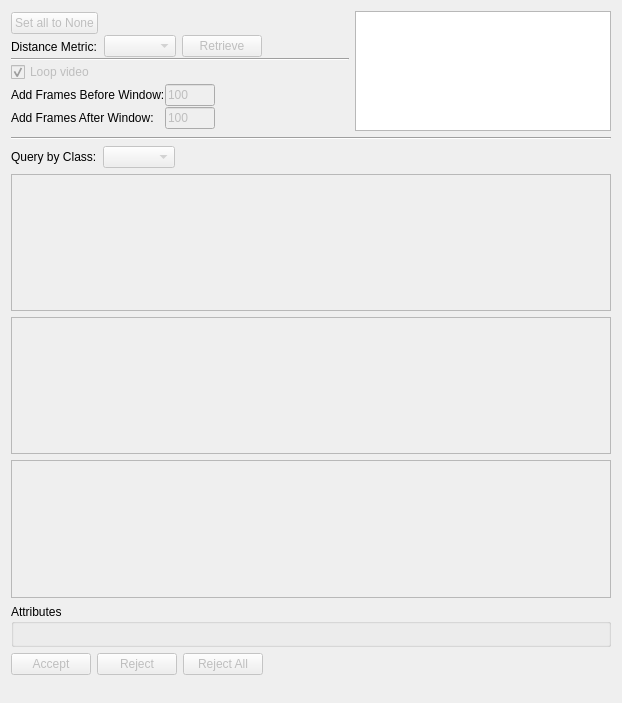
<?xml version="1.0" encoding="UTF-8"?>
<ui version="4.0">
 <class>RetrievalMode</class>
 <widget class="QWidget" name="RetrievalMode">
  <property name="geometry">
   <rect>
    <x>0</x>
    <y>0</y>
    <width>618</width>
    <height>703</height>
   </rect>
  </property>
  <property name="windowTitle">
   <string>Label Correction Mode</string>
  </property>
  <layout class="QVBoxLayout" name="verticalLayout">
   <item>
    <layout class="QGridLayout" name="gridLayout_5">
     <property name="verticalSpacing">
      <number>0</number>
     </property>
     <item row="11" column="0">
      <widget class="QCheckBox" name="loopCheckBox">
       <property name="enabled">
        <bool>false</bool>
       </property>
       <property name="text">
        <string>Loop video</string>
       </property>
       <property name="checked">
        <bool>true</bool>
       </property>
      </widget>
     </item>
     <item row="12" column="0" colspan="4">
      <layout class="QHBoxLayout" name="horizontalLayout_2">
       <item>
        <layout class="QGridLayout" name="gridLayout">
         <item row="1" column="1">
          <widget class="QLineEdit" name="afterLineEdit">
           <property name="enabled">
            <bool>false</bool>
           </property>
           <property name="sizePolicy">
            <sizepolicy hsizetype="Minimum" vsizetype="Fixed">
             <horstretch>0</horstretch>
             <verstretch>0</verstretch>
            </sizepolicy>
           </property>
           <property name="minimumSize">
            <size>
             <width>50</width>
             <height>0</height>
            </size>
           </property>
           <property name="maximumSize">
            <size>
             <width>50</width>
             <height>16777215</height>
            </size>
           </property>
           <property name="text">
            <string>100</string>
           </property>
          </widget>
         </item>
         <item row="1" column="0">
          <widget class="QLabel" name="label_3">
           <property name="text">
            <string>Add Frames After Window:   </string>
           </property>
          </widget>
         </item>
         <item row="0" column="0">
          <widget class="QLabel" name="label_2">
           <property name="text">
            <string>Add Frames Before Window:</string>
           </property>
          </widget>
         </item>
         <item row="0" column="1">
          <widget class="QLineEdit" name="beforeLineEdit">
           <property name="enabled">
            <bool>false</bool>
           </property>
           <property name="sizePolicy">
            <sizepolicy hsizetype="Minimum" vsizetype="Fixed">
             <horstretch>0</horstretch>
             <verstretch>0</verstretch>
            </sizepolicy>
           </property>
           <property name="minimumSize">
            <size>
             <width>50</width>
             <height>0</height>
            </size>
           </property>
           <property name="maximumSize">
            <size>
             <width>50</width>
             <height>16777215</height>
            </size>
           </property>
           <property name="text">
            <string>100</string>
           </property>
          </widget>
         </item>
        </layout>
       </item>
       <item>
        <spacer name="horizontalSpacer_3">
         <property name="orientation">
          <enum>Qt::Horizontal</enum>
         </property>
         <property name="sizeHint" stdset="0">
          <size>
           <width>40</width>
           <height>20</height>
          </size>
         </property>
        </spacer>
       </item>
      </layout>
     </item>
     <item row="10" column="0" colspan="4">
      <widget class="Line" name="line">
       <property name="orientation">
        <enum>Qt::Horizontal</enum>
       </property>
      </widget>
     </item>
     <item row="9" column="0">
      <widget class="QLabel" name="label_4">
       <property name="text">
        <string>Distance Metric:</string>
       </property>
      </widget>
     </item>
     <item row="9" column="1">
      <widget class="QComboBox" name="distanceComboBox">
       <property name="enabled">
        <bool>false</bool>
       </property>
      </widget>
     </item>
     <item row="9" column="2">
      <widget class="QPushButton" name="retrievePushButton">
       <property name="enabled">
        <bool>false</bool>
       </property>
       <property name="text">
        <string>Retrieve</string>
       </property>
      </widget>
     </item>
     <item row="8" column="3">
      <spacer name="horizontalSpacer">
       <property name="orientation">
        <enum>Qt::Horizontal</enum>
       </property>
       <property name="sizeHint" stdset="0">
        <size>
         <width>40</width>
         <height>20</height>
        </size>
       </property>
      </spacer>
     </item>
     <item row="8" column="0">
      <widget class="QPushButton" name="nonePushButton">
       <property name="enabled">
        <bool>false</bool>
       </property>
       <property name="text">
        <string>Set all to None</string>
       </property>
      </widget>
     </item>
     <item row="8" column="5" rowspan="5" colspan="2">
      <widget class="QTextEdit" name="statusWindow">
       <property name="enabled">
        <bool>true</bool>
       </property>
       <property name="sizePolicy">
        <sizepolicy hsizetype="Expanding" vsizetype="MinimumExpanding">
         <horstretch>0</horstretch>
         <verstretch>0</verstretch>
        </sizepolicy>
       </property>
       <property name="maximumSize">
        <size>
         <width>16777215</width>
         <height>120</height>
        </size>
       </property>
       <property name="undoRedoEnabled">
        <bool>false</bool>
       </property>
       <property name="readOnly">
        <bool>true</bool>
       </property>
       <property name="acceptRichText">
        <bool>true</bool>
       </property>
       <property name="textInteractionFlags">
        <set>Qt::NoTextInteraction</set>
       </property>
      </widget>
     </item>
    </layout>
   </item>
   <item>
    <widget class="Line" name="line_2">
     <property name="orientation">
      <enum>Qt::Horizontal</enum>
     </property>
    </widget>
   </item>
   <item>
    <layout class="QHBoxLayout" name="horizontalLayout_4">
     <item>
      <widget class="QLabel" name="label">
       <property name="text">
        <string>Query by Class:</string>
       </property>
      </widget>
     </item>
     <item>
      <widget class="QComboBox" name="qbcComboBox">
       <property name="enabled">
        <bool>false</bool>
       </property>
      </widget>
     </item>
     <item>
      <spacer name="horizontalSpacer_4">
       <property name="orientation">
        <enum>Qt::Horizontal</enum>
       </property>
       <property name="sizeHint" stdset="0">
        <size>
         <width>40</width>
         <height>20</height>
        </size>
       </property>
      </spacer>
     </item>
    </layout>
   </item>
   <item>
    <widget class="PlotWidget" name="classGraph">
     <property name="enabled">
      <bool>false</bool>
     </property>
     <property name="sizePolicy">
      <sizepolicy hsizetype="MinimumExpanding" vsizetype="Expanding">
       <horstretch>0</horstretch>
       <verstretch>0</verstretch>
      </sizepolicy>
     </property>
     <property name="minimumSize">
      <size>
       <width>600</width>
       <height>80</height>
      </size>
     </property>
     <property name="maximumSize">
      <size>
       <width>16777215</width>
       <height>160</height>
      </size>
     </property>
    </widget>
   </item>
   <item>
    <widget class="PlotWidget" name="distanceGraph">
     <property name="enabled">
      <bool>false</bool>
     </property>
     <property name="sizePolicy">
      <sizepolicy hsizetype="MinimumExpanding" vsizetype="Expanding">
       <horstretch>0</horstretch>
       <verstretch>0</verstretch>
      </sizepolicy>
     </property>
     <property name="minimumSize">
      <size>
       <width>600</width>
       <height>80</height>
      </size>
     </property>
     <property name="maximumSize">
      <size>
       <width>16777215</width>
       <height>160</height>
      </size>
     </property>
    </widget>
   </item>
   <item>
    <widget class="PlotWidget" name="distanceHistogram">
     <property name="enabled">
      <bool>false</bool>
     </property>
     <property name="sizePolicy">
      <sizepolicy hsizetype="MinimumExpanding" vsizetype="Expanding">
       <horstretch>0</horstretch>
       <verstretch>0</verstretch>
      </sizepolicy>
     </property>
     <property name="minimumSize">
      <size>
       <width>600</width>
       <height>80</height>
      </size>
     </property>
     <property name="maximumSize">
      <size>
       <width>16777215</width>
       <height>160</height>
      </size>
     </property>
    </widget>
   </item>
   <item>
    <widget class="QGroupBox" name="attributesGroupBox">
     <property name="sizePolicy">
      <sizepolicy hsizetype="Preferred" vsizetype="Preferred">
       <horstretch>0</horstretch>
       <verstretch>0</verstretch>
      </sizepolicy>
     </property>
     <property name="title">
      <string>Attributes</string>
     </property>
     <layout class="QGridLayout" name="gridLayout_4">
      <property name="topMargin">
       <number>0</number>
      </property>
      <property name="bottomMargin">
       <number>0</number>
      </property>
      <property name="horizontalSpacing">
       <number>6</number>
      </property>
      <property name="verticalSpacing">
       <number>0</number>
      </property>
      <item row="2" column="1">
       <spacer name="horizontalSpacer_14">
        <property name="orientation">
         <enum>Qt::Horizontal</enum>
        </property>
        <property name="sizeHint" stdset="0">
         <size>
          <width>40</width>
          <height>20</height>
         </size>
        </property>
       </spacer>
      </item>
      <item row="2" column="2">
       <spacer name="horizontalSpacer_10">
        <property name="orientation">
         <enum>Qt::Horizontal</enum>
        </property>
        <property name="sizeHint" stdset="0">
         <size>
          <width>40</width>
          <height>20</height>
         </size>
        </property>
       </spacer>
      </item>
      <item row="2" column="0">
       <spacer name="horizontalSpacer_12">
        <property name="orientation">
         <enum>Qt::Horizontal</enum>
        </property>
        <property name="sizeHint" stdset="0">
         <size>
          <width>40</width>
          <height>20</height>
         </size>
        </property>
       </spacer>
      </item>
     </layout>
    </widget>
   </item>
   <item>
    <layout class="QHBoxLayout" name="horizontalLayout">
     <item>
      <widget class="QPushButton" name="acceptPushButton">
       <property name="enabled">
        <bool>false</bool>
       </property>
       <property name="text">
        <string>Accept</string>
       </property>
      </widget>
     </item>
     <item>
      <widget class="QPushButton" name="rejectPushButton">
       <property name="enabled">
        <bool>false</bool>
       </property>
       <property name="text">
        <string>Reject</string>
       </property>
      </widget>
     </item>
     <item>
      <widget class="QPushButton" name="rejectAllPushButton">
       <property name="enabled">
        <bool>false</bool>
       </property>
       <property name="text">
        <string>Reject All</string>
       </property>
      </widget>
     </item>
     <item>
      <spacer name="horizontalSpacer_2">
       <property name="orientation">
        <enum>Qt::Horizontal</enum>
       </property>
       <property name="sizeHint" stdset="0">
        <size>
         <width>40</width>
         <height>20</height>
        </size>
       </property>
      </spacer>
     </item>
    </layout>
   </item>
   <item>
    <spacer name="verticalSpacer">
     <property name="orientation">
      <enum>Qt::Vertical</enum>
     </property>
     <property name="sizeHint" stdset="0">
      <size>
       <width>20</width>
       <height>40</height>
      </size>
     </property>
    </spacer>
   </item>
  </layout>
 </widget>
 <customwidgets>
  <customwidget>
   <class>PlotWidget</class>
   <extends>QGraphicsView</extends>
   <header>pyqtgraph</header>
   <slots>
    <slot>changeGraph()</slot>
   </slots>
  </customwidget>
 </customwidgets>
 <resources/>
 <connections/>
</ui>
